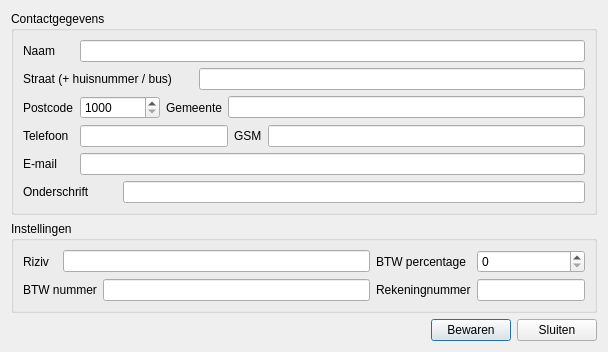
<ui version="4.0" >
 <class>InstellingenDialog</class>
 <widget class="QDialog" name="InstellingenDialog" >
  <property name="geometry" >
   <rect>
    <x>0</x>
    <y>0</y>
    <width>608</width>
    <height>333</height>
   </rect>
  </property>
  <property name="windowTitle" >
   <string>Instellingen</string>
  </property>
  <layout class="QGridLayout" name="gridLayout_3" >
   <item row="0" column="0" >
    <widget class="QGroupBox" name="groupBox" >
     <property name="title" >
      <string>Contactgegevens</string>
     </property>
     <layout class="QGridLayout" name="gridLayout" >
      <item row="0" column="0" >
       <widget class="QLabel" name="label_11" >
        <property name="text" >
         <string>Naam</string>
        </property>
       </widget>
      </item>
      <item row="0" column="1" colspan="7" >
       <widget class="QLineEdit" name="lineEdit_11" />
      </item>
      <item row="1" column="0" colspan="4" >
       <widget class="QLabel" name="label_13" >
        <property name="text" >
         <string>Straat (+ huisnummer / bus)</string>
        </property>
       </widget>
      </item>
      <item row="1" column="4" colspan="4" >
       <widget class="QLineEdit" name="lineEdit_10" />
      </item>
      <item row="2" column="0" >
       <widget class="QLabel" name="label_14" >
        <property name="text" >
         <string>Postcode</string>
        </property>
       </widget>
      </item>
      <item row="2" column="1" colspan="2" >
       <widget class="QSpinBox" name="spinBox" >
        <property name="sizePolicy" >
         <sizepolicy vsizetype="Fixed" hsizetype="Preferred" >
          <horstretch>0</horstretch>
          <verstretch>0</verstretch>
         </sizepolicy>
        </property>
        <property name="minimumSize" >
         <size>
          <width>80</width>
          <height>0</height>
         </size>
        </property>
        <property name="minimum" >
         <number>1000</number>
        </property>
        <property name="maximum" >
         <number>9999</number>
        </property>
       </widget>
      </item>
      <item row="2" column="3" colspan="2" >
       <widget class="QLabel" name="label_15" >
        <property name="text" >
         <string>Gemeente</string>
        </property>
       </widget>
      </item>
      <item row="2" column="5" colspan="3" >
       <widget class="QLineEdit" name="lineEdit_13" />
      </item>
      <item row="3" column="0" >
       <widget class="QLabel" name="label_16" >
        <property name="text" >
         <string>Telefoon</string>
        </property>
       </widget>
      </item>
      <item row="3" column="1" colspan="5" >
       <widget class="QLineEdit" name="lineEdit_16" />
      </item>
      <item row="3" column="6" >
       <widget class="QLabel" name="label_17" >
        <property name="text" >
         <string>GSM</string>
        </property>
       </widget>
      </item>
      <item row="3" column="7" >
       <widget class="QLineEdit" name="lineEdit_17" />
      </item>
      <item row="4" column="0" >
       <widget class="QLabel" name="label_12" >
        <property name="text" >
         <string>E-mail</string>
        </property>
       </widget>
      </item>
      <item row="4" column="1" colspan="7" >
       <widget class="QLineEdit" name="lineEdit_12" />
      </item>
      <item row="5" column="0" colspan="2" >
       <widget class="QLabel" name="label_18" >
        <property name="text" >
         <string>Onderschrift</string>
        </property>
       </widget>
      </item>
      <item row="5" column="2" colspan="6" >
       <widget class="QLineEdit" name="lineEdit_14" />
      </item>
     </layout>
    </widget>
   </item>
   <item row="1" column="0" >
    <widget class="QGroupBox" name="groupBox_2" >
     <property name="title" >
      <string>Instellingen</string>
     </property>
     <layout class="QGridLayout" name="gridLayout_2" >
      <item row="0" column="0" >
       <widget class="QLabel" name="label" >
        <property name="text" >
         <string>Riziv</string>
        </property>
       </widget>
      </item>
      <item row="0" column="1" colspan="2" >
       <widget class="QLineEdit" name="lineEdit_18" />
      </item>
      <item row="0" column="3" >
       <widget class="QLabel" name="label_3" >
        <property name="text" >
         <string>BTW percentage</string>
        </property>
       </widget>
      </item>
      <item row="0" column="4" >
       <widget class="QSpinBox" name="spinBox_2" >
        <property name="sizePolicy" >
         <sizepolicy vsizetype="Fixed" hsizetype="Preferred" >
          <horstretch>0</horstretch>
          <verstretch>0</verstretch>
         </sizepolicy>
        </property>
        <property name="maximumSize" >
         <size>
          <width>200</width>
          <height>16777215</height>
         </size>
        </property>
       </widget>
      </item>
      <item row="1" column="0" colspan="2" >
       <widget class="QLabel" name="label_2" >
        <property name="text" >
         <string>BTW nummer</string>
        </property>
       </widget>
      </item>
      <item row="1" column="2" >
       <widget class="QLineEdit" name="lineEdit_19" />
      </item>
      <item row="1" column="3" >
       <widget class="QLabel" name="label_4" >
        <property name="text" >
         <string>Rekeningnummer</string>
        </property>
       </widget>
      </item>
      <item row="1" column="4" >
       <widget class="QLineEdit" name="lineEdit" >
        <property name="sizePolicy" >
         <sizepolicy vsizetype="Fixed" hsizetype="Preferred" >
          <horstretch>0</horstretch>
          <verstretch>0</verstretch>
         </sizepolicy>
        </property>
       </widget>
      </item>
     </layout>
    </widget>
   </item>
   <item row="2" column="0" >
    <spacer name="verticalSpacer" >
     <property name="orientation" >
      <enum>Qt::Vertical</enum>
     </property>
     <property name="sizeHint" stdset="0" >
      <size>
       <width>20</width>
       <height>3</height>
      </size>
     </property>
    </spacer>
   </item>
   <item row="3" column="0" >
    <layout class="QHBoxLayout" name="horizontalLayout" >
     <item>
      <spacer name="horizontalSpacer" >
       <property name="orientation" >
        <enum>Qt::Horizontal</enum>
       </property>
       <property name="sizeHint" stdset="0" >
        <size>
         <width>40</width>
         <height>20</height>
        </size>
       </property>
      </spacer>
     </item>
     <item>
      <widget class="QPushButton" name="pushButton" >
       <property name="text" >
        <string>Bewaren</string>
       </property>
      </widget>
     </item>
     <item>
      <widget class="QPushButton" name="pushButton_2" >
       <property name="text" >
        <string>Sluiten</string>
       </property>
      </widget>
     </item>
    </layout>
   </item>
  </layout>
 </widget>
 <resources/>
 <connections/>
</ui>
